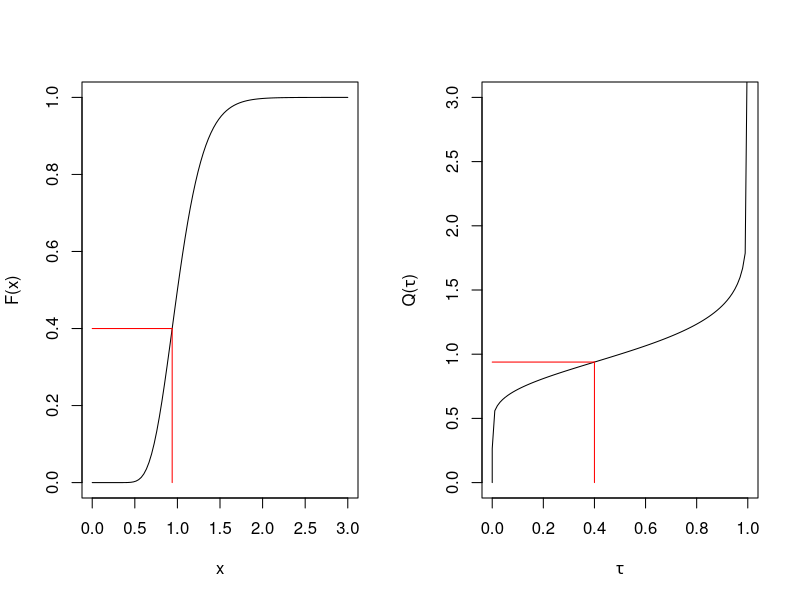

Reproduce this figure in R.
## ---- chunk 1
par(mfrow=c(1,2))
x<- seq(0,3,length = 100)
plot(x, plnorm(x,0, 0.25), type ="l", xlab="x", ylab="F(x)")
segments(x0=qlnorm(0.4,0,0.25), y0=0, x1=qlnorm(0.4,0,0.25), y1=0.4, col="red")
segments(x0=0, y0=0.4, x1=qlnorm(0.4,0,0.25), y1=0.4, col="red")
tau <- c(0, 0.00000005, seq(0,1,length=100)[-c(1,100)], 0.99999995, 1)
plot(tau, qlnorm(tau, 0, 0.25), type='l', ylim=c(0,3), xlab=expression(tau), ylab=expression(paste("Q(", tau, ")")))
segments(x0=0.4, y0=0, x1=0.4, y1=qlnorm(0.4,0,0.25), col="red")
segments(x0=0, y0=qlnorm(0.4,0,0.25), x1=0.4, y1=qlnorm(0.4,0,0.25), col="red")
